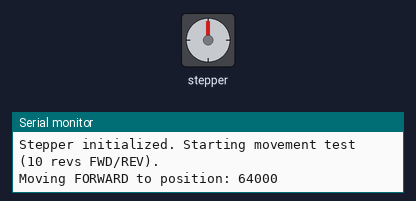
Bench run of a sketch on a simulated ESP32. Parts: stepper motor, the last lines printed to the serial monitor. Stepper angles assume 1600 steps per turn.

Above: at 0.1 s.
At 9.66 s:
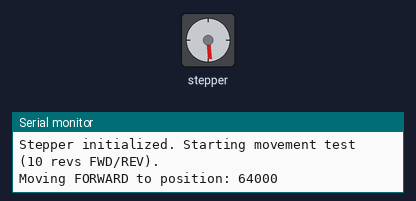
At 19.57 s:
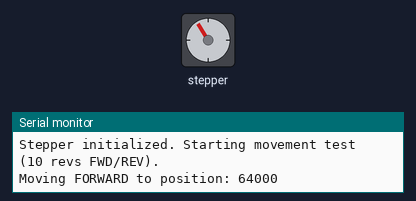
At 39.44 s:
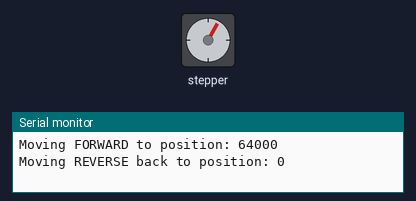
Timing chart, 0 to 40.0 s (numbered marks = the images above):
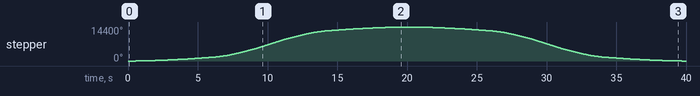

Measured:
- by itself, stepper: turns 14400° clockwise in 19.3 s, then 14400° counter-clockwise in 19.3 s

The sketch:

first_test.ino
```cpp
#include <AccelStepper.h>

// Define the two control pins on the left side of the ESP32
#define DIR_PIN 14 // Direction Pin (DIR+)
#define PUL_PIN 13 // Step/Pulse Pin (PUL+)

// Define the steps per revolution for 1/8 microstepping: 200 * 8 = 1600
const long STEPS_PER_REV = 1600;
const long REVOLUTIONS_TO_MOVE = 40;
const long FORWARD_TARGET = REVOLUTIONS_TO_MOVE * STEPS_PER_REV; // e.g., 16000 steps

// IMPORTANT: Using constant '1' (AccelStepper::DRIVER) is the most standard setting.
// The previous constant '4' was experimental. Reverting to '1' often resolves direction issues.
AccelStepper stepper(1, PUL_PIN, DIR_PIN);

void setup() {
  Serial.begin(115200);

  // Set faster motor parameters
  stepper.setMaxSpeed(20000.0);       // Max speed in steps/second
  stepper.setAcceleration(1500.0);   // Acceleration rate in steps/second/second

  // Set the current position to 0
  stepper.setCurrentPosition(0);

  // OPTIONAL: Invert the DIR pin logic if the motor doesn't reverse direction.
  // Format: setPinsInverted(enable_pin, direction_pin, step_pin)
  // Setting the direction_pin parameter (the second one) to true inverts its logic.
  stepper.setPinsInverted(false, true, false);

  Serial.println("Stepper initialized. Starting movement test (10 revs FWD/REV).");
}

void loop() {
  // MUST be called as often as possible to generate steps and manage acceleration.
  stepper.run();

  // Check if the motor has reached its target position
  if (stepper.distanceToGo() == 0) {

    // Check the current position to decide the next target
    if (stepper.currentPosition() == 0) {
      // If at 0, move FORWARD to the target position
      stepper.moveTo(FORWARD_TARGET);
      Serial.print("Moving FORWARD to position: ");
      Serial.println(FORWARD_TARGET);

    } else {
      // If at the forward target, move REVERSE back to 0
      stepper.moveTo(0);
      Serial.println("Moving REVERSE back to position: 0");
    }

    // Pause briefly (0.5 seconds) at the end of the movement cycle
    delay(500);
  }
}
```
